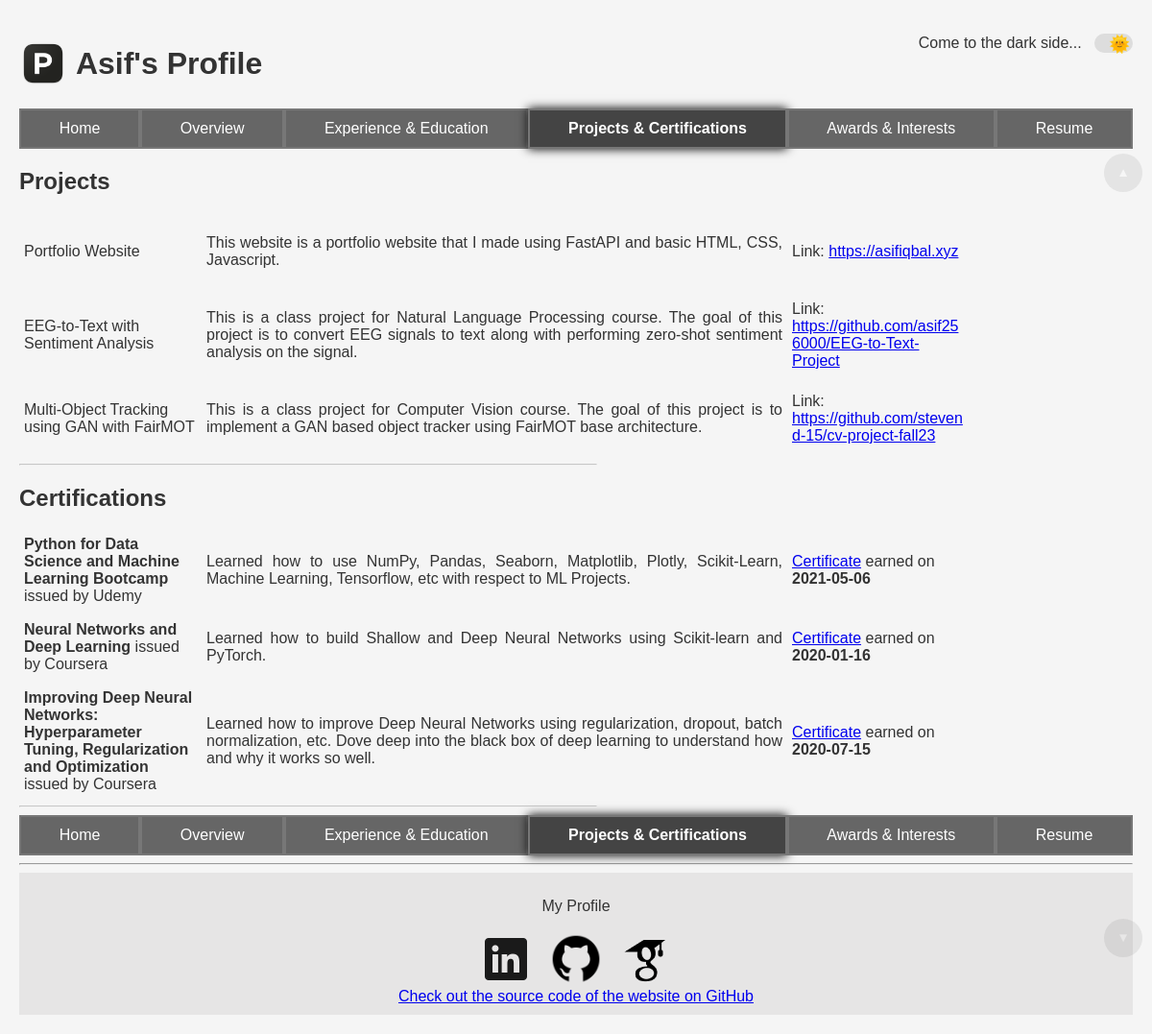
/projects_certificates, run on an earlier commit of the app's database.
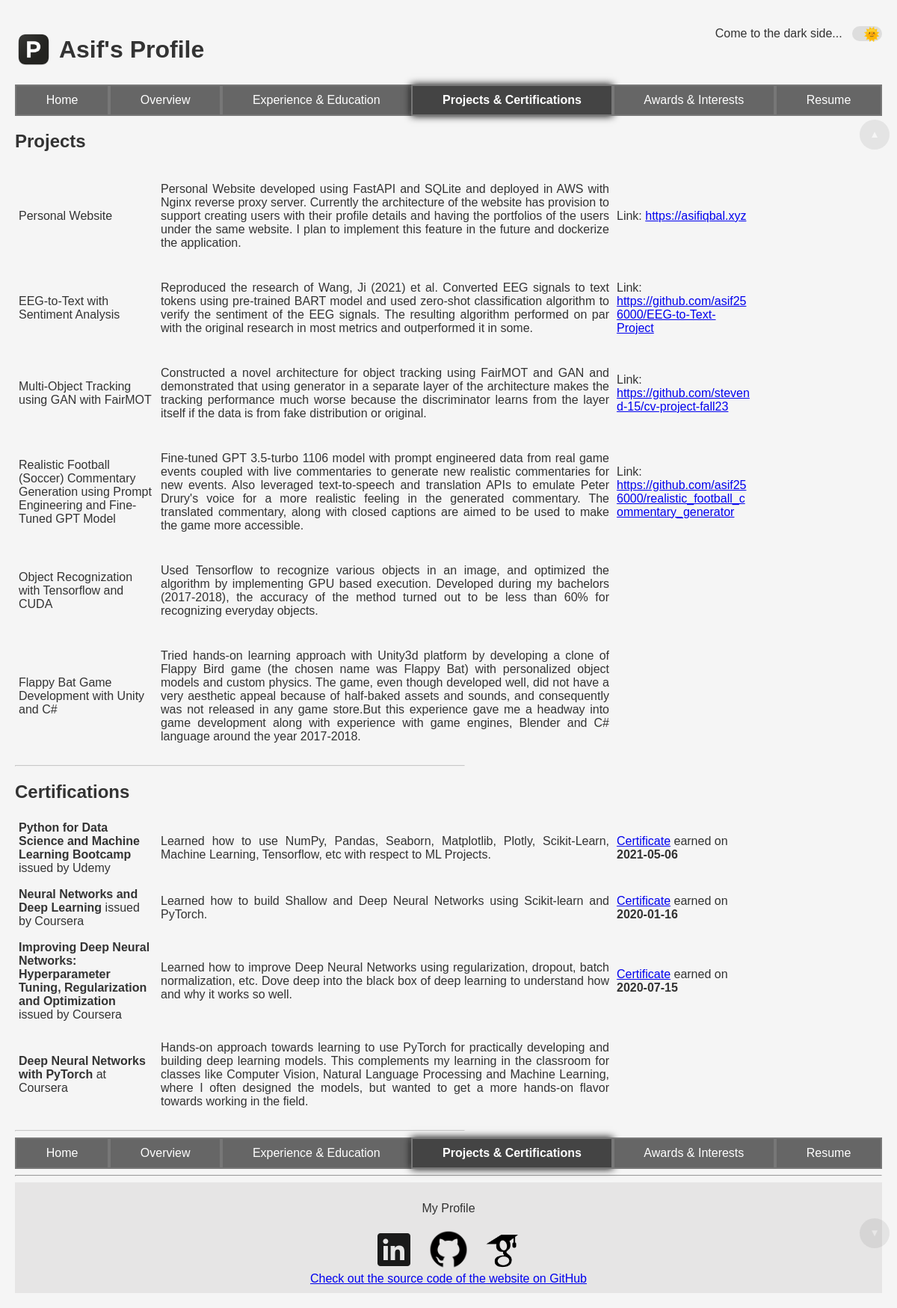
And on a later commit of the database.
### src/data/models.py (models this page shows)
class Projects(Base):
    __tablename__ = "projects"
    id = Column(Integer, primary_key=True, index=True)
    title = Column(String)
    description = Column(String)
    link = Column(String)
    fk_user = Column(Integer, ForeignKey("basic_info.id"))
    user = relationship("BasicInfo", back_populates="projects")

class Certifications(Base):
    __tablename__ = "certifications"
    id = Column(Integer, primary_key=True, index=True)
    title = Column(String)
    issuer = Column(String)
    description = Column(String)
    achievement_date = Column(Date)
    link = Column(String)
    fk_user = Column(Integer, ForeignKey("basic_info.id"))
    user = relationship("BasicInfo", back_populates="certifications")

### src/web/routes.py (the view)
@router.get("/projects_certificates", name="projects_certificates", response_class=HTMLResponse)
def send_projects_certificates(request: Request, db: Session = Depends(db_init.get_db)):
    basic_info = db_ops.filter_data_with_id(db, table_name="basic_info", lookup_id=1)
    user_filter = {"fk_user": basic_info.id}
    projects = db_ops.filter_data_from_table(db, table_name="projects", lookup_filter=user_filter)
    certifications = db_ops.filter_data_from_table(db, table_name="certifications", lookup_filter=user_filter)
    return templates.TemplateResponse(
        "proj_cert.html",
        {
            "request": request,
            "current_page": "projects_certificates",
            "curr_date": date.today(),
            "basic_info": basic_info,
            "projects": projects,
            "certifications": certifications,
        },
    )

### templates/proj_cert.html
{% extends "base.html" %}
{% block heading %}
    {{ basic_info.name.split(" ")[0] }}'s Profile
{% endblock %}
{% block content %}
    <div class="main-content">
        <section id="projects">
            <h2>Projects</h2>
            <table>
            <tbody class="three-cols">
                {% for proj in projects %}
                    <tr>
                    <td>{{ proj.title }}</td>
                    <td><p class="justify-text">{{ proj.description }}</p></td>
                    {% if proj.link %}
                        <td>Link: <a href="{{ proj.link }}">{{ proj.link }}</a></td>
                    {% else %}
                        <td></td>
                    </tr>
                    {% endif %}
                {% endfor %}
            </tbody>
            </table>
        </section>
        <hr class="section-divider">
        <section id="certifications">
            <h2>Certifications</h2>
            <table>
            <tbody class="three-cols">
                {% for cert in certifications %}
                    <tr>
                    <td><b>{{ cert.title }}</b> {{ " issued by " if cert.link else " at " }} {{ cert.issuer }}</td>
                    <td><p class="justify-text">{{ cert.description }}</p></td>
                    {% if cert.link %}
                        <td><p><a href="{{ cert.link }}">Certificate</a> earned on <b>{{ cert.achievement_date.strftime("%Y-%m-%d") }}</b></p></td>
                    {% else %}
                        <td></td>
                    {% endif %}
                    </tr>
                {% endfor %}
            </tbody>
            </table>
        </section>
        <hr class="section-divider">
    </div>
{% endblock %}

What changed in the data, as far as the page shows it:
changed Projects "https://asifiqbal.xyz": title "Portfolio Website" → "Personal Website"; description "This website is a portfolio website that I made using FastAPI and basic HTML, CSS, Javascript." → "Personal Website developed using FastAPI and SQLite and deployed in AWS with Nginx reverse proxy server. Currently the architecture of the website has provision to support creating users with their profile details and having the portfolios of the users under the same website. I plan to implement this feature in the future and dockerize the application."
changed Projects "EEG-to-Text with Sentiment Analysis": description "This is a class project for Natural Language Processing course. The goal of this project is to convert EEG signals to text along with performing zero-shot sentiment analysis on the signal." → "Reproduced the research of Wang, Ji (2021) et al. Converted EEG signals to text tokens using pre-trained BART model and used zero-shot classification algorithm to verify the sentiment of the EEG signals. The resulting algorithm performed on par with the original research in most metrics and outperformed it in some."
changed Projects "Multi-Object Tracking using GAN with FairMOT": description "This is a class project for Computer Vision course. The goal of this project is to implement a GAN based object tracker using FairMOT base architecture." → "Constructed a novel architecture for object tracking using FairMOT and GAN and demonstrated that using generator in a separate layer of the architecture makes the tracking performance much worse because the discriminator learns from the layer itself if the data is from fake distribution or original."
added Projects: title "Realistic Football (Soccer) Commentary Generation using Prompt Engineering and Fine-Tuned GPT Model", description "Fine-tuned GPT 3.5-turbo 1106 model with prompt engineered data from real game events coupled with live commentaries to generate new realistic commentaries for new events. Also leveraged text-to-speech and translation APIs to emulate Peter Drury's voice for a more realistic feeling in the generated commentary. The translated commentary, along with closed captions are aimed to be used to make the game more accessible.", link "https://github.com/asif256000/realistic_football_commentary_generator"
added Projects: title "Object Recognization with Tensorflow and CUDA", description "Used Tensorflow to recognize various objects in an image, and optimized the algorithm by implementing GPU based execution. Developed during my bachelors (2017-2018), the accuracy of the method turned out to be less than 60% for recognizing everyday objects."
added Projects: title "Flappy Bat Game Development with Unity and C#", description "Tried hands-on learning approach with Unity3d platform by developing a clone of Flappy Bird game (the chosen name was Flappy Bat) with personalized object models and custom physics. The game, even though developed well, did not have a very aesthetic appeal because of half-baked assets and sounds, and consequently was not released in any game store.But this experience gave me a headway into game development along with experience with game engines, Blender and C# language around the year 2017-2018."
added Certifications: title "Deep Neural Networks with PyTorch", link "at", issuer "Coursera", description "Hands-on approach towards learning to use PyTorch for practically developing and building deep learning models. This complements my learning in the classroom for classes like Computer Vision, Natural Language Processing and Machine Learning, where I often designed the models, but wanted to get a more hands-on flavor towards working in the field."
